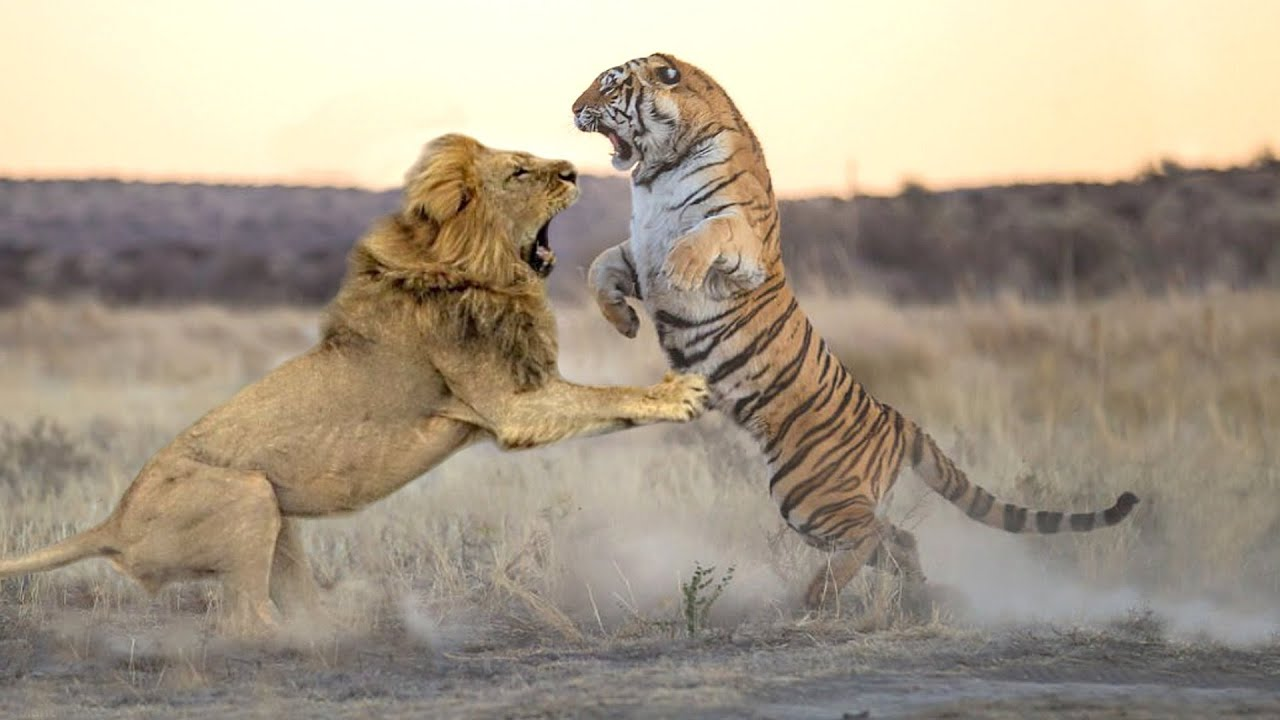
#> input picture ALPR-53/lion.jpg, 1280 x 720 px
$ python patch.py
#> lines starting #> are read from the running program, lines starting #| are printed output that depends on the picture; after the words box and inside, x2 and y2 are one past the last pixel; in counts of white or black regions, pixels touching at a corner belong together
import cv2
import numpy
# 1280x720
original_image = cv2.imread("lion.jpg")
#> original_image is the input picture: shape (720, 1280, 3); mean B, G, R 136.6, 154.9, 166.9
image_copy = original_image.copy()

image_height, image_width, channels = original_image.shape
#> image_height = 720; image_width = 1280; channels = 3
M = 119
N = 255

x1 = 0
y1 = 0

for y in range(0, image_height, M):
    for x in range(0, image_width, N):

        if image_height - y < M or image_width - x < N:
            break

        y1 = y + M
        x1 = x + N

        if x1 >= image_width and y1 >= image_height:
            y1 = image_height - 1
            x1 = image_width - 1
            tiles = image_copy[y:y+M, x:x+N]
            cv2.imwrite(f"{x}_{y}.jpg", tiles)
            cv2.rectangle(original_image, (x, y), (x1, y1), (0, 255, 0), 1)

        elif y1 > image_height:
            y1 = image_height - 1
            tiles = image_copy[y:y+M, x:x+N]
            cv2.imwrite(f"{x}_{y}.jpg", tiles)
            cv2.rectangle(original_image, (x, y), (x1, y1), (0, 255, 0), 1)

        elif x1 > image_width:
            x1 = image_width - 1
            tiles = image_copy[y:y+M, x:x+N]
            cv2.imwrite(f"{x}_{y}.jpg", tiles)
            cv2.rectangle(original_image, (x, y), (x1, y1), (0, 255, 0), 1)

        else:
            tiles = image_copy[y:y+M, x:x+N]
            cv2.imwrite(f"{x}_{y}.jpg", tiles)
            cv2.rectangle(original_image, (x,y), (x1, y1), (0, 255, 0), 1)
#> this loop made 7 passes
#> pass 1, `cv2.imwrite(f"{x}_{y}.jpg", tiles)`:
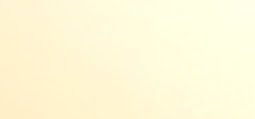
#> saved as 0_0.jpg: shape (119, 255, 3); mean B, G, R 216.7, 248.9, 254.8
#> pass 1, `cv2.imwrite(f"{x}_{y}.jpg", tiles)`:
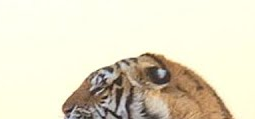
#> saved as 510_0.jpg: shape (119, 255, 3); mean B, G, R 199.6, 221.1, 227.5
#> after the loop:
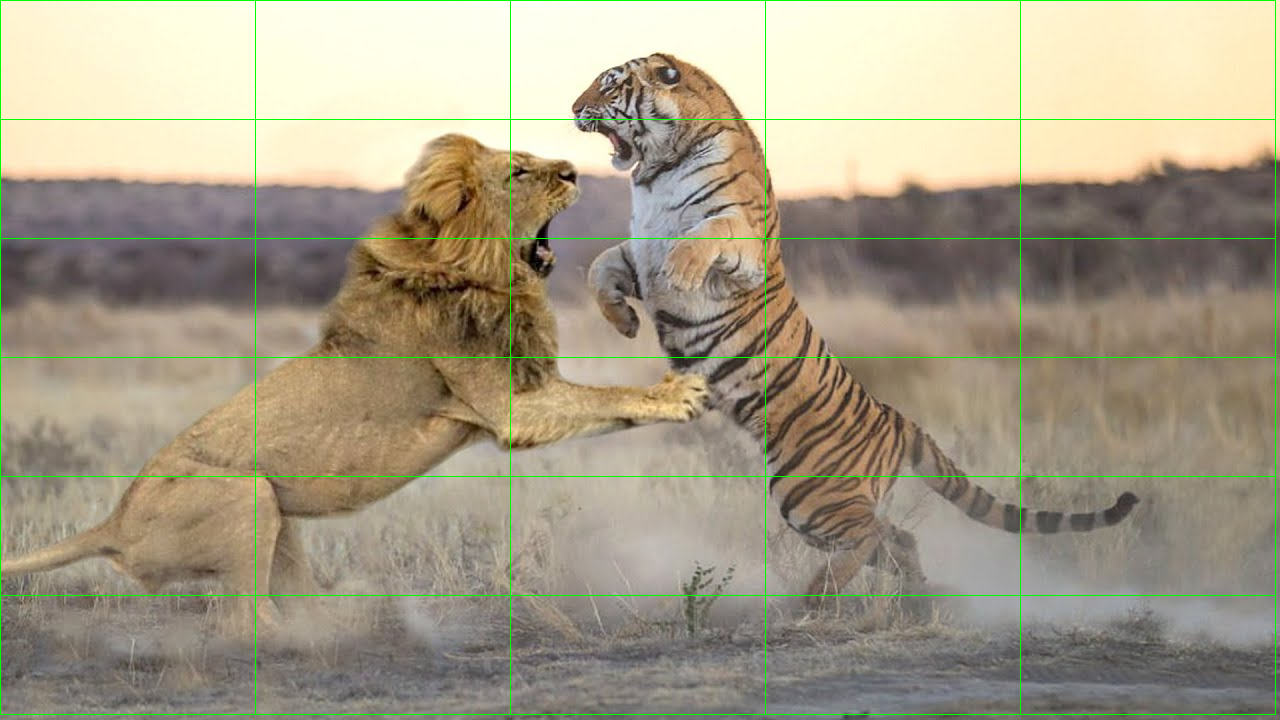
#> original_image: shape (720, 1280, 3); 1.43% of pixels changed, all inside (x1, y1, x2, y2) = (0, 0, 1276, 715)
#> after the loop:
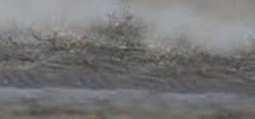
#> tiles: shape (119, 255, 3); mean B, G, R 117.7, 117.6, 117.9

cv2.imshow("Patched image", original_image)
cv2.imwrite("patched.jpg", original_image)
cv2.waitKey()
cv2.destroyAllWindows()
